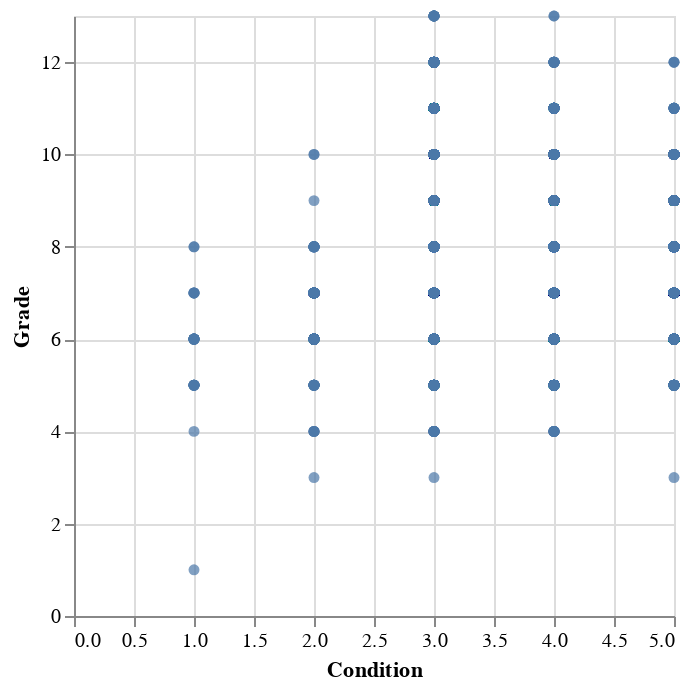

Notebook cell for this chart:
### Code cell
# Compare the condition of the home to its grade
alt.Chart(housing).mark_circle().encode(
    alt.X('condition', title='Condition'),
    alt.Y('grade', title='Grade')
)

### Figure 1 — Vega specification as saved in the notebook (floating-point values rounded to 4 significant figures; data arrays with more than 128 entries replaced by an {"elided": "..."} marker saying what was removed)
{"$schema": "https://vega.github.io/schema/vega/v5.json", "data": [{"name": "source_0", "values": {"elided": "20000 records"}}, {"name": "source_0_x_domain_condition", "values": [{"min": 1, "max": 5}]}, {"name": "source_0_y_domain_grade", "values": [{"min": 1, "max": 13}]}], "marks": [{"type": "symbol", "name": "marks", "from": {"data": "source_0"}, "encode": {"update": {"opacity": {"value": 0.7}, "x": {"field": "condition", "scale": "x"}, "shape": {"value": "circle"}, "fill": {"value": "#4c78a8"}, "y": {"field": "grade", "scale": "y"}}}, "style": ["circle"]}], "scales": [{"name": "x", "type": "linear", "domain": [{"signal": "(data(\"source_0_x_domain_condition\")[0] || {}).min"}, {"signal": "(data(\"source_0_x_domain_condition\")[0] || {}).max"}], "range": [0, {"signal": "width"}], "nice": true, "zero": true}, {"name": "y", "type": "linear", "domain": [{"signal": "(data(\"source_0_y_domain_grade\")[0] || {}).min"}, {"signal": "(data(\"source_0_y_domain_grade\")[0] || {}).max"}], "range": [{"signal": "height"}, 0], "zero": true, "nice": true}], "axes": [{"scale": "x", "grid": true, "aria": false, "gridScale": "y", "domain": false, "labels": false, "maxExtent": 0, "ticks": false, "tickCount": {"signal": "ceil(width/40)"}, "minExtent": 0, "zindex": 0, "orient": "bottom"}, {"scale": "y", "grid": true, "tickCount": {"signal": "ceil(height/40)"}, "domain": false, "maxExtent": 0, "orient": "left", "aria": false, "minExtent": 0, "gridScale": "x", "labels": false, "zindex": 0, "ticks": false}, {"scale": "x", "labelOverlap": true, "zindex": 0, "labelFlush": true, "tickCount": {"signal": "ceil(width/40)"}, "grid": false, "orient": "bottom", "title": "Condition"}, {"scale": "y", "orient": "left", "grid": false, "title": "Grade", "labelOverlap": true, "tickCount": {"signal": "ceil(height/40)"}, "zindex": 0}], "width": 300, "height": 300, "padding": 5, "style": "cell", "background": "white"}
